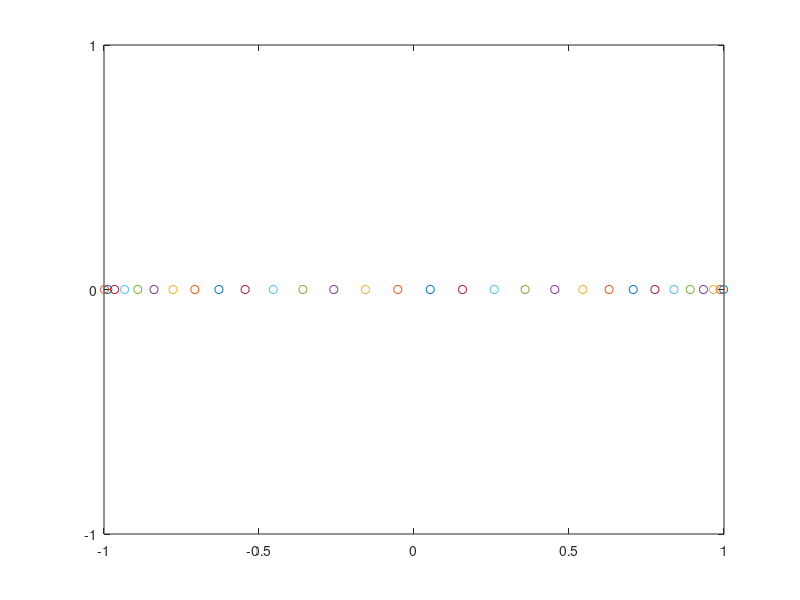

The MATLAB source for this figure:
close all; clear all; clc

n=30;
m=1:1:n;
x=cos((2*m-1)*pi/(2*n));
y=0;

figure(1)
plot(x,y,'o')
set(gca,'YTick',-1:1:1)
%axis([-1 1 -1 1])